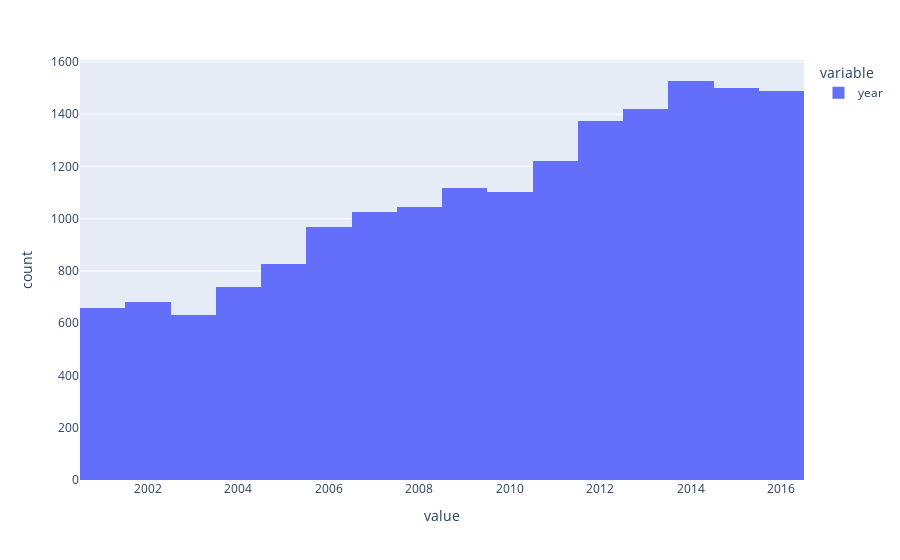

The code cell stored with this chart in its notebook:
### Markdown cell above
# year

### Code cell
dfyear = dfduree.sort_values(by=['year'])
dfyear = dfyear[dfyear['year'] < 2017]
dfyear = dfyear[dfyear['year'] > 2000]

print(len(dfyear))

px.histogram(dfyear["year"])

### Figure 1 — Plotly figure (JSON) as saved in the notebook; plotly's stock layout.template omitted (floating-point values rounded to 4 significant figures; data arrays with more than 128 entries replaced by an {"elided": "..."} marker saying what was removed)
{"data": [{"alignmentgroup": "True", "bingroup": "x", "hovertemplate": "variable=year<br>value=%{x}<br>count=%{y}<extra></extra>", "legendgroup": "year", "marker": {"color": "#636efa", "pattern": {"shape": ""}}, "name": "year", "offsetgroup": "year", "orientation": "v", "showlegend": true, "type": "histogram", "x": {"elided": "17325 int values"}, "xaxis": "x", "yaxis": "y"}], "layout": {"barmode": "relative", "legend": {"title": {"text": "variable"}, "tracegroupgap": 0}, "margin": {"t": 60}, "xaxis": {"anchor": "y", "domain": [0, 1], "title": {"text": "value"}}, "yaxis": {"anchor": "x", "domain": [0, 1], "title": {"text": "count"}}}}
